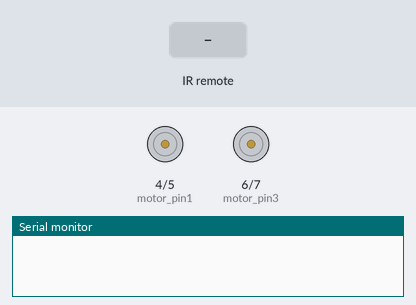
A sketch run on a simulated Arduino Uno, built with avr-gcc and run on an emulated ATmega328P. On the bench: motor-driver pin pairs drawn as motors (green arrow = first pin HIGH = forward, orange = second pin HIGH = backward, longer = more drive), the last lines printed to the serial monitor. Inputs (shaded band) come from the test bench.

Above: at 1.2 s.
1.3 s: infrared code 0xFF18E7 received
At 2.5 s:
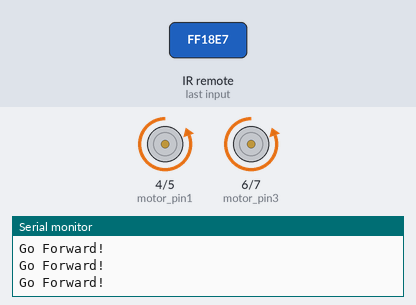
2.8 s: infrared code 0xFF4AB5 received
At 3.1 s:
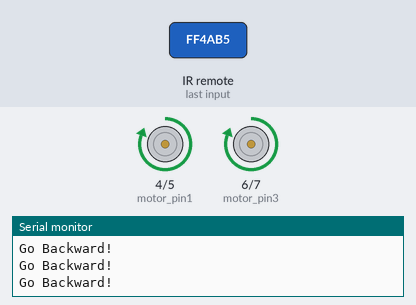
4.3 s: infrared code 0xFF10EF received
At 5.4 s:
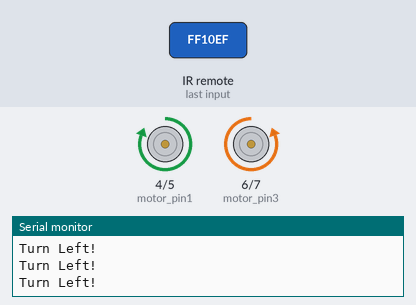
5.8 s: infrared code 0xFF5AA5 received
At 7.0 s:
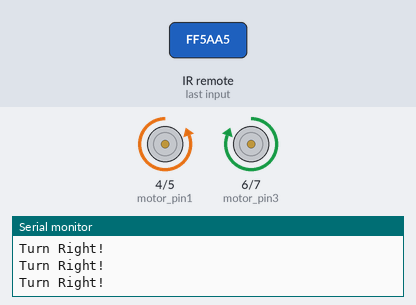
Timing chart, 0 to 8.3 s (numbered marks = the images above; inputs shaded):
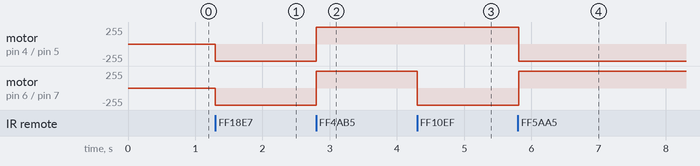

The sketch:

robot_controller_code.ino
```cpp
#include <IRremote.h>
int IRpin = 3;
IRrecv irrecv(IRpin);
decode_results results;
int motor_pin1 = 4;
int motor_pin2 = 5;
int motor_pin3 = 6;
int motor_pin4 = 7;

void setup ()
{
  irrecv.enableIRIn();
  pinMode(motor_pin1,OUTPUT);
  pinMode(motor_pin2,OUTPUT);
  pinMode(motor_pin3,OUTPUT);
  pinMode(motor_pin4,OUTPUT);
  Serial.begin(9600);
}

void loop() {
   if (irrecv.decode(&results))
    {
         irrecv.resume();   // Receive the next value
    }

   if (results.value == 0xFF18E7)  //if gets this code goes forward
     {
       digitalWrite(motor_pin1,LOW);
       digitalWrite(motor_pin2,HIGH);
       digitalWrite(motor_pin3,LOW);
       digitalWrite(motor_pin4,HIGH);
    {
          Serial.println("Go Forward!");
      }
    }

   if (irrecv.decode(&results))
{
         irrecv.resume();   // Receive the next value
    }
    if (results.value == 0xFF4AB5)  //if gets this code goes backward
     {
       digitalWrite(motor_pin1,HIGH);
       digitalWrite(motor_pin2,LOW);
       digitalWrite(motor_pin3,HIGH);
       digitalWrite(motor_pin4,LOW);
       {
          Serial.println("Go Backward!");
      }
    }

if (irrecv.decode(&results))
{
         irrecv.resume();   // Receive the next value
    }
    if (results.value == 0xFF10EF)  //if gets this code turns left
     {
        digitalWrite(motor_pin1,HIGH);
        digitalWrite(motor_pin2,LOW);
        digitalWrite(motor_pin3,LOW);
        digitalWrite(motor_pin4,HIGH);
        {
          Serial.println("Turn Left!");
      }
    }

if (irrecv.decode(&results))
{
         irrecv.resume();   // Receive the next value
    }
    if (results.value == 0xFF5AA5)  //if gets this code turns right
     {
         digitalWrite(motor_pin1,LOW);
         digitalWrite(motor_pin2,HIGH);
         digitalWrite(motor_pin3,HIGH);
         digitalWrite(motor_pin4,LOW);
         {
          Serial.println("Turn Right!");
      }
    }

if (irrecv.decode(&results))
{
         irrecv.resume();   // Receive the next value
    }
    if (results.value == 0xFF38C7)  //if gets this code stops
     {
         digitalWrite(motor_pin1,LOW);
         digitalWrite(motor_pin2,LOW);
         digitalWrite(motor_pin3,LOW);
         digitalWrite(motor_pin4,LOW);
         {
          Serial.println("Stop!");
      }
    }
}
```

Measured:
- after the input at 1.3 s, motor on pin 4 (motor_pin1) / pin 5 (motor_pin2), motor on pin 6 (motor_pin3) / pin 7 (motor_pin4): stopped → backward 255/255 at once
- after the input at 2.8 s, motor on pin 4 (motor_pin1) / pin 5 (motor_pin2), motor on pin 6 (motor_pin3) / pin 7 (motor_pin4): backward 255/255 → forward 255/255 at once
- after the input at 4.3 s, motor on pin 6 (motor_pin3) / pin 7 (motor_pin4): forward 255/255 → backward 255/255 at once
- after the input at 5.8 s, motor on pin 4 (motor_pin1) / pin 5 (motor_pin2): forward 255/255 → backward 255/255 at once; motor on pin 6 (motor_pin3) / pin 7 (motor_pin4): backward 255/255 → forward 255/255 at once
